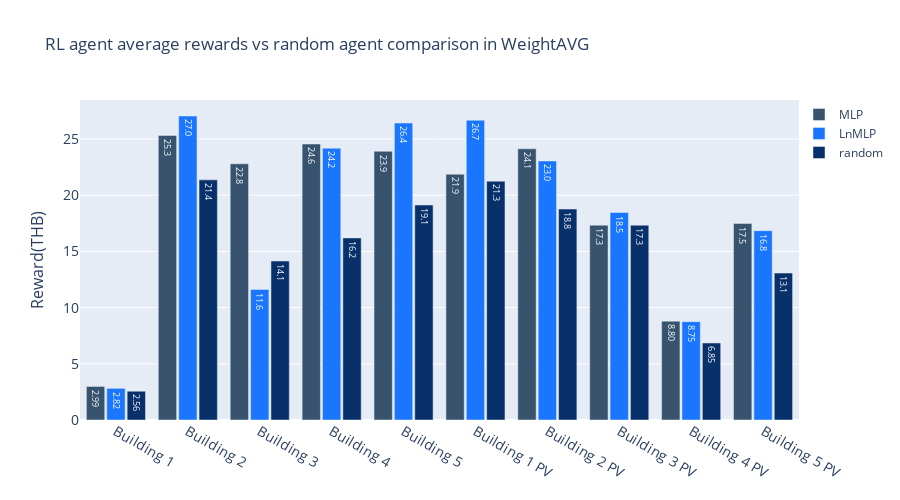

This figure's notebook cell:
### Code cell
import plotly.graph_objects as go

player=['Building 1','Building 2','Building 3','Building 4','Building 5','Building 1 PV','Building 2 PV','Building 3 PV','Building 4 PV','Building 5 PV']

fig = go.Figure()
fig.add_trace(go.Bar(x=player,
                y=MLP_rewards_means,
                text=MLP_rewards_means,
                name='MLP',
                marker_color='rgb(55, 83, 109)'
                ))
fig.add_trace(go.Bar(x=player,
                y=lnMLP_rewards_means,
                text=lnMLP_rewards_means,
                name='LnMLP',
                marker_color='rgb(26, 118, 255)'
                ))

fig.add_trace(go.Bar(x=player,
                y=random_rewards_means,
                text=random_rewards_means,
                name='random',
                marker_color='rgb(8,48,107)'
                ))


fig.update_layout(
    height=500,
    title='RL agent average rewards vs random agent comparison in WeightAVG',
    xaxis_tickfont_size=14,
    yaxis=dict(
        title='Reward(THB)',
        titlefont_size=16,
        tickfont_size=14,
    ),
    legend=dict(
        x=1.0,
        y=1.0,
        bgcolor='rgba(255, 255, 255, 0)',
        bordercolor='rgba(255, 255, 255, 0)'
    ),
    barmode='group',
    bargap=0.15, # gap between bars of adjacent location coordinates.
    bargroupgap=0.1 # gap between bars of the same location coordinate.
)

fig.update_traces(texttemplate='%{text:.3s}', textposition='inside')

fig.show()

### Figure 1 — Plotly figure (JSON) as saved in the notebook; plotly's stock layout.template omitted (floating-point values rounded to 4 significant figures)
{"data": [{"marker": {"color": "rgb(55, 83, 109)"}, "name": "MLP", "text": [2.985, 25.32, 22.79, 24.55, 23.91, 21.87, 24.13, 17.33, 8.795, 17.48], "textposition": "inside", "texttemplate": "%{text:.3s}", "type": "bar", "x": ["Building 1", "Building 2", "Building 3", "Building 4", "Building 5", "Building 1 PV", "Building 2 PV", "Building 3 PV", "Building 4 PV", "Building 5 PV"], "y": [2.985, 25.32, 22.79, 24.55, 23.91, 21.87, 24.13, 17.33, 8.795, 17.48]}, {"marker": {"color": "rgb(26, 118, 255)"}, "name": "LnMLP", "text": [2.816, 27.05, 11.62, 24.19, 26.42, 26.67, 23.05, 18.46, 8.752, 16.85], "textposition": "inside", "texttemplate": "%{text:.3s}", "type": "bar", "x": ["Building 1", "Building 2", "Building 3", "Building 4", "Building 5", "Building 1 PV", "Building 2 PV", "Building 3 PV", "Building 4 PV", "Building 5 PV"], "y": [2.816, 27.05, 11.62, 24.19, 26.42, 26.67, 23.05, 18.46, 8.752, 16.85]}, {"marker": {"color": "rgb(8,48,107)"}, "name": "random", "text": [2.56, 21.37, 14.15, 16.2, 19.13, 21.25, 18.77, 17.33, 6.854, 13.07], "textposition": "inside", "texttemplate": "%{text:.3s}", "type": "bar", "x": ["Building 1", "Building 2", "Building 3", "Building 4", "Building 5", "Building 1 PV", "Building 2 PV", "Building 3 PV", "Building 4 PV", "Building 5 PV"], "y": [2.56, 21.37, 14.15, 16.2, 19.13, 21.25, 18.77, 17.33, 6.854, 13.07]}], "layout": {"bargap": 0.15, "bargroupgap": 0.1, "barmode": "group", "height": 500, "legend": {"bgcolor": "rgba(255, 255, 255, 0)", "bordercolor": "rgba(255, 255, 255, 0)", "x": 1, "y": 1}, "title": {"text": "RL agent average rewards vs random agent comparison in WeightAVG"}, "xaxis": {"tickfont": {"size": 14}}, "yaxis": {"tickfont": {"size": 14}, "title": {"font": {"size": 16}, "text": "Reward(THB)"}}}}
